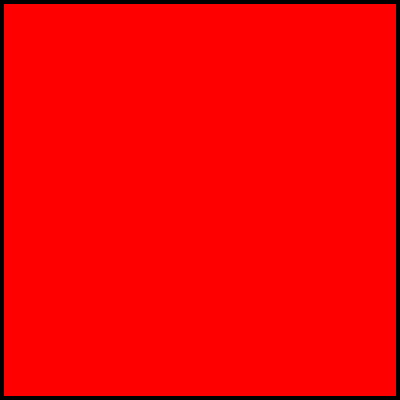
Frame 1 (no input)
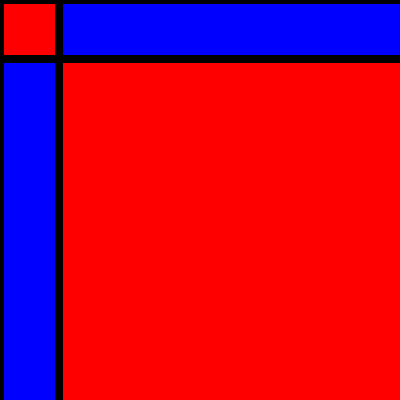
Frame 60 (no input)
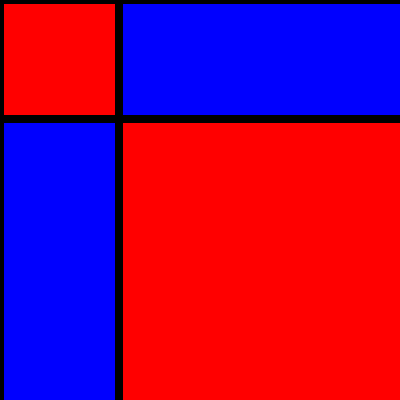
Frame 120 (the mouse pressed at the canvas centre since frame 60)

The p5.js sketch that drew these frames (run headless with seeded random() and noise() and a simulated clock; from frame 60 on, the mouse is pressed at the canvas centre):

// p5.js sketch
// ── sketch.js
"use strict"
let x = 0;
let y = 0;
let xDelta = 1;
let yDelta = 1;

function setup() {
  createCanvas(400, 400);
  rectMode(CORNER);
}

function draw() {

  background(255);
  strokeWeight(8);
  fill(255, 0, 0);
  rect(0, 0, x, y);
  fill(0, 0, 255);
  rect(x, 0, width, y);
  fill(0, 0, 255);
  rect(0, y, x, height);
  fill(255, 0, 0);
  rect(x, y, width, height);

  x += xDelta;
  if (x > width || x < 0) {
    xDelta *= -1;
  }

  line(0, y, width, y);
  y += yDelta;
  if (y > height || x < 0) {
    yDelta *= -1;
  }

}
